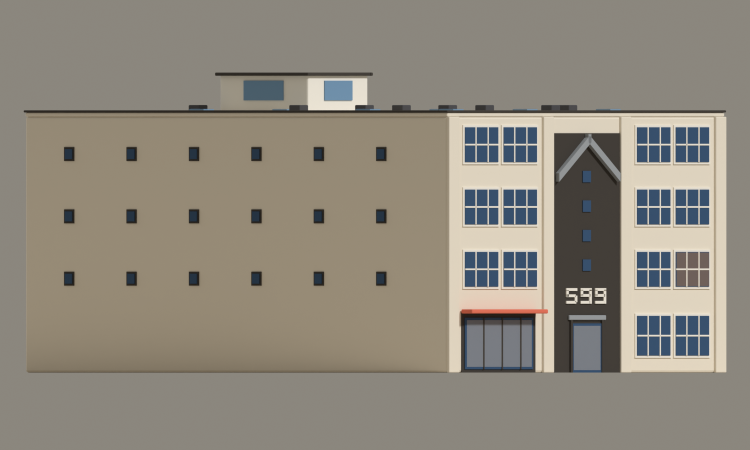
#> input picture artifacts/599-third/599-third-west.png, 1500 x 900 px (shown at 1/2 size); its folder holds only this picture in this run
$ python make_contact_sheet.py
#> lines starting #> are read from the running program, lines starting #| are printed output that depends on the picture
"""Compose the 599 Third Street review contact sheet from the rendered tiles.

    python3 make_contact_sheet.py [--dir DIR] [--prefix 599-third]

Plain Pillow rather than Blender's compositor: Blender 5.x replaced
`Scene.node_tree` with a compositing node group, and a 3x3 photo montage is not
worth a version-sensitive dependency.

The aerial from due south gets the hero slot: it is the only frame in which
both designed street elevations and the corner between them read at once.
"""

import argparse
import os

from PIL import Image, ImageDraw, ImageFont

CELL = (700, 470)
COLS = 3
BG = (219, 205, 176)
INK = (58, 53, 48)
TILES = [
    ("aerial", "AERIAL 3/4 — from due south, 40° down (hero)"),
    ("top", "TOP — the working roof"),
    ("night", "NIGHT — lit-loft scatter + skylights"),
    ("north", "NORTH elevation"),
    ("east", "EAST elevation"),
    ("south", "SOUTH elevation"),
    ("west", "WEST elevation"),
]


def font(size):
    for path in (
        "/System/Library/Fonts/Supplemental/Arial Bold.ttf",
        "/System/Library/Fonts/Helvetica.ttc",
    ):
        if os.path.exists(path):
            try:
                return ImageFont.truetype(path, size)
            except OSError:
                pass
    return ImageFont.load_default()


def main():
    here = os.path.dirname(os.path.abspath(__file__))
    ap = argparse.ArgumentParser()
    ap.add_argument("--dir", default=here)
    ap.add_argument("--prefix", default="599-third")
    args = ap.parse_args()

    present = [
        (name, label)
        for name, label in TILES
        if os.path.exists(os.path.join(args.dir, f"{args.prefix}-{name}.png"))
    ]
    rows = (len(present) + COLS - 1) // COLS
    sheet = Image.new("RGB", (CELL[0] * COLS, CELL[1] * rows), BG)
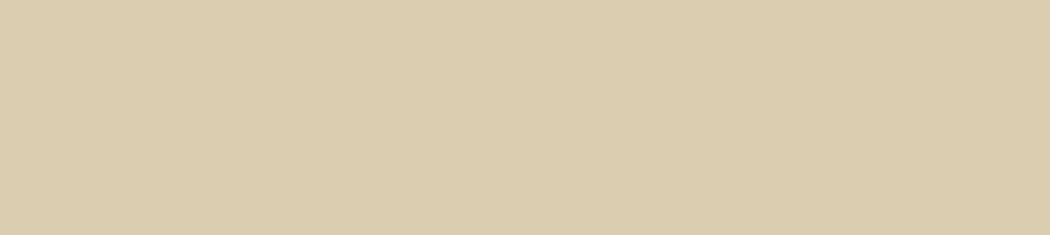
#> sheet: PIL image 2100x470 RGB (shown at 1/2 size); mean R, G, B 219, 205, 176
    draw = ImageDraw.Draw(sheet)
    fnt = font(19)

    for i, (name, label) in enumerate(present):
        img = Image.open(os.path.join(args.dir, f"{args.prefix}-{name}.png")).convert("RGB")
        img.thumbnail((CELL[0] - 16, CELL[1] - 46), Image.LANCZOS)
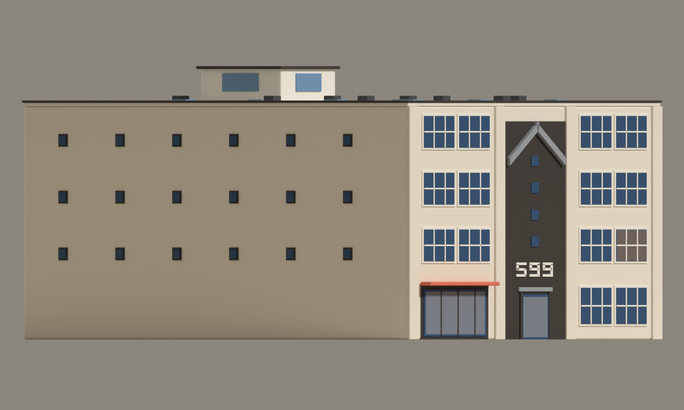
#> img: PIL image 684x410 RGB; mean R, G, B 142.2, 135.9, 124.3
        col, row = i % COLS, i // COLS
        ox = col * CELL[0] + (CELL[0] - img.width) // 2
#> ox = 8
        oy = row * CELL[1] + 34 + (CELL[1] - 46 - img.height) // 2
#> oy = 41
        sheet.paste(img, (ox, oy))
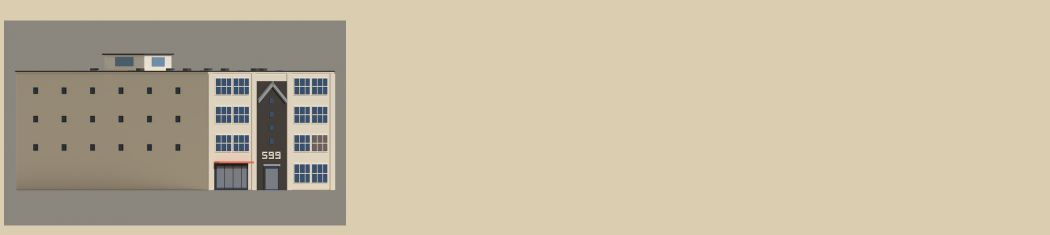
#> sheet: PIL image 2100x470 RGB (shown at 1/2 size); mean R, G, B 197.2, 185.4, 161.3
        draw.text((col * CELL[0] + 14, row * CELL[1] + 10), label, font=fnt, fill=INK)

    out = os.path.join(args.dir, f"{args.prefix}-contact-sheet.png")
    sheet.save(out)
    print(f"[sheet] {out} ({len(present)} tiles)")


if __name__ == "__main__":
    main()
